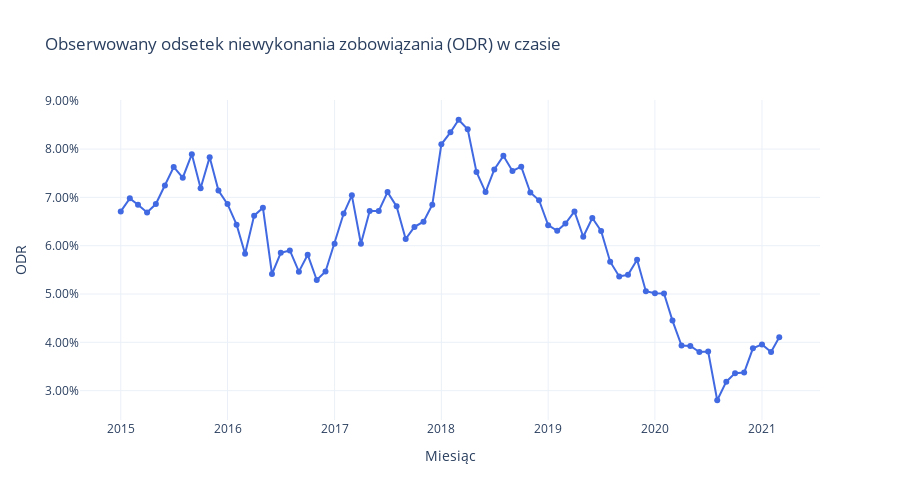

The code cell stored with this chart in its notebook:
### Markdown cell above
Dla dogłębnej analizy możemy przyjrzeć się wykresowi który przedstawia ODR w czasie.

### Code cell
df_odr_miesiac = df_kredyty.loc[(df_kredyty.fl_npl_adj == 0) & (df_kredyty.def_12m.notna())].groupby(df_kredyty['period_dte'].dt.to_period('M'))['def_12m'].mean().reset_index()

df_odr_miesiac['period_dte'] = df_odr_miesiac['period_dte'].dt.to_timestamp()
df_odr_miesiac.rename(columns={'def_12m': 'ODR'}, inplace=True)

fig = go.Figure()

fig.add_trace(go.Scatter(
    x=df_odr_miesiac['period_dte'],
    y=df_odr_miesiac['ODR'],
    mode='lines+markers',
    name='ODR',
    line=dict(color='royalblue', width=2),
    marker=dict(size=6)
))


fig.update_layout(
    title='Obserwowany odsetek niewykonania zobowiązania (ODR) w czasie',
    xaxis_title='Miesiąc',
    yaxis_title='ODR',
    yaxis_tickformat='.2%',
    template='plotly_white',
    hovermode='x unified',
    width=900,
    height=500
)

fig.show()
